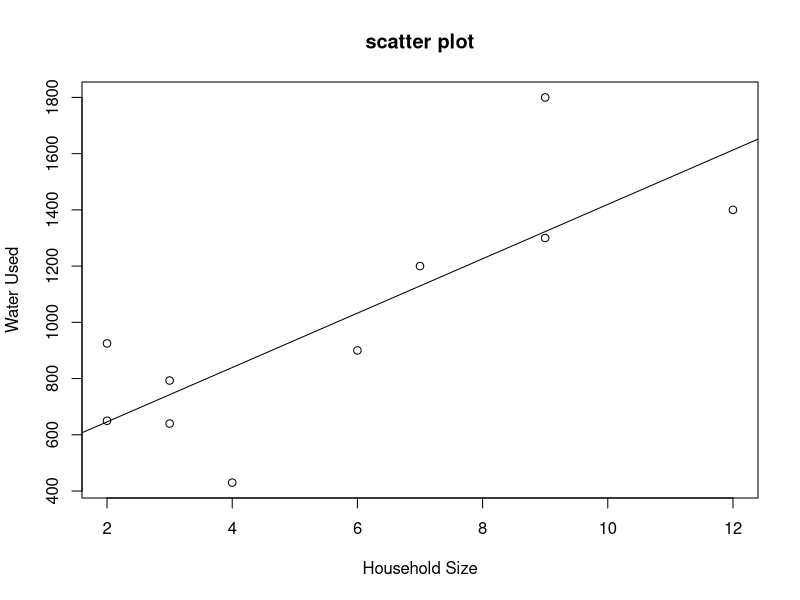
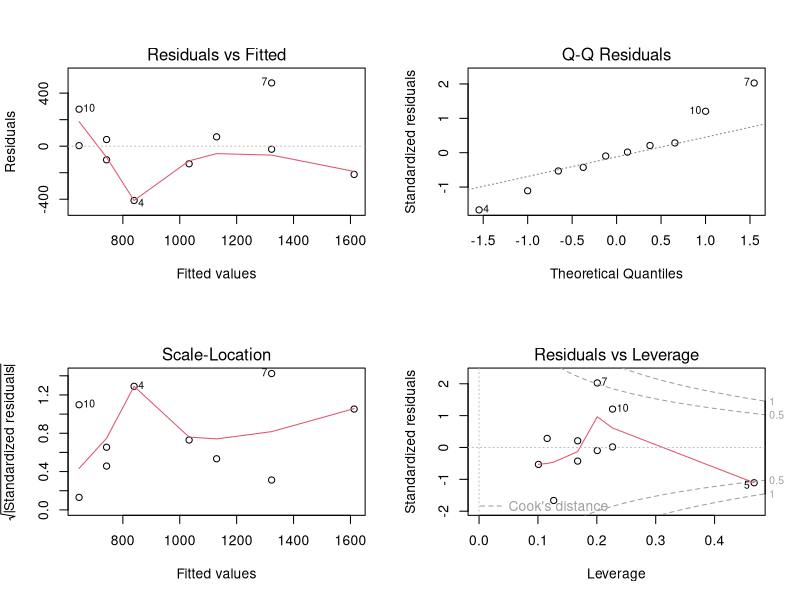

The R script that drew these images, in order:
x=c(2,7,9,4,12,6,9,3,3,2)
y=c(650,1200,1300,430,1400,900,1800,640,793,925)
plot(x,y,xlab="Household Size",ylab="Water Used",main = "scatter plot")
cor(x,y)
n=length(y)
cor.test(x,y,method = "pearson") # bydefault method
model=lm(y~x) # to get parameters 
model
summary(model)
confint(model,level=0.95)
# or confint.lm(model)

# model_1=glm(y~x,family='gaussian');model_1
# use of glm setup
X=matrix(c(rep(1,n),x),nrow=10,byrow = F);X
S=t(X)%*%X;S
library(MASS)
library(Matrix)
G=solve(S);G  #rgular inverse
Y=matrix(y,n,1)
beta_hat=G%*%t(X)%*%Y
beta_hat

#p_value=pf(14.58,1,8,lower.tail=F)

predict(model,data.frame(x=c(4,5,6))) # our qn is only for 5
predict(model,interval = "confidence")

predict(model,data.frame(x=c(4,5,6)),interval="confidence")
predict(model,data.frame(x=c(4,5,6)),interval = "prediction")

# to fit the line
abline(model)

names(model)
# model$
par(mfrow=c(2,2))
plot(model)

# Analysis of variance table
anova(model)
